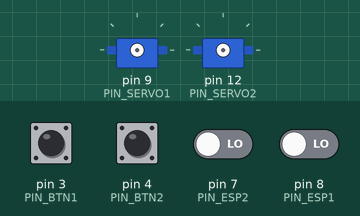
Recording of a sketch running on a simulated Arduino Uno, built with avr-gcc and run on an emulated ATmega328P. Shown: 2 × servo. The test bench sets the inputs (shaded band); at power-on: pin 3 (PIN_BTN1), pin 4 (PIN_BTN2), pin 7 (PIN_ESP2), pin 8 (PIN_ESP1) LOW.

Above: at 1.2 s.
1.3 s: pin 3 (PIN_BTN1) pulled HIGH for 1 s
At 3.0 s:
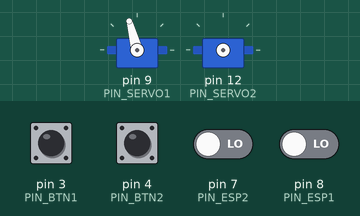
3.8 s: pin 4 (PIN_BTN2) pulled HIGH for 0.15 s
At 5.5 s:
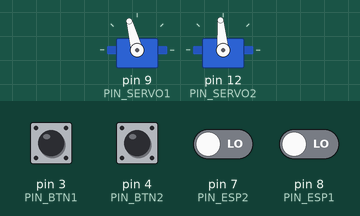
5.8 s: pin 8 (PIN_ESP1) driven HIGH
At 7.4 s:
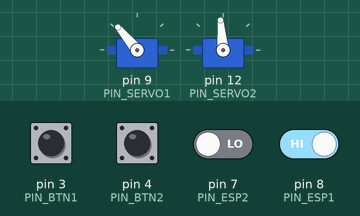
7.8 s: pin 7 (PIN_ESP2) driven HIGH
At 8.2 s:
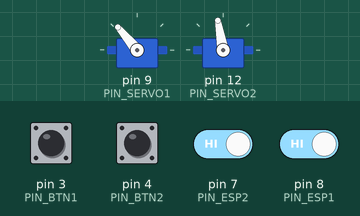
9.8 s: pin 3 (PIN_BTN1) pulled HIGH for 0.15 s
At 11.2 s:
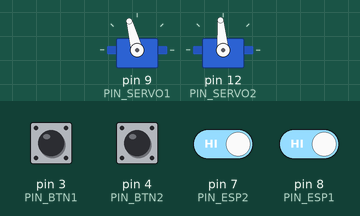
11.8 s: pin 4 (PIN_BTN2) pulled HIGH for 1 s
At 12.2 s:
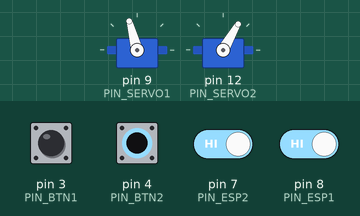
Timing chart, 0 to 14.8 s (numbered marks = the images above; inputs shaded):
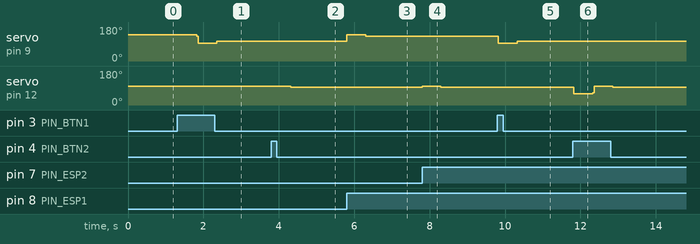

The sketch:

main.ino
```cpp
#include <Servo.h>
#define DEG1_ON_PRESS 140
#define DEG1_ON_REAST 130
#define DEG1_OFF_PRESS 95
#define DEG1_OFF_REAST 105
#define DEG2_ON_PRESS 100
#define DEG2_ON_REAST 95
#define DEG2_OFF_PRESS 60
#define DEG2_OFF_REAST 65
#define PIN_SERVO1 9
#define PIN_SERVO2 12
#define PIN_ESP1 8
#define PIN_ESP2 7
#define PIN_BTN1 3
#define PIN_BTN2 4

Servo servo1, servo2;

bool last_esp1_status = false;
bool last_esp2_status = false;
bool last_btn1_status = false;
bool last_btn2_status = false;
bool servo1_status = false;
bool servo2_status = false;

void sevrvo1_on() {
  servo1.attach(PIN_SERVO1);
  servo1.write(DEG1_ON_PRESS);
  delay(500);
  servo1.write(DEG1_ON_REAST);
  servo1.detach();
}

void sevrvo1_off() {
  servo1.attach(PIN_SERVO1);
  servo1.write(DEG1_OFF_PRESS);
  delay(500);
  servo1.write(DEG1_OFF_REAST);
  servo1.detach();
}

void sevrvo2_on() {
  servo2.attach(PIN_SERVO2);
  servo2.write(DEG2_ON_PRESS);
  delay(500);
  servo2.write(DEG2_ON_REAST);
  servo2.detach();
}

void sevrvo2_off() {
  servo2.attach(PIN_SERVO2);
  servo2.write(DEG2_OFF_PRESS);
  delay(500);
  servo2.write(DEG2_OFF_REAST);
  servo2.detach();
}

int is_btn_pressed() {
  bool val1 = digitalRead(PIN_BTN1);
  bool val2 = digitalRead(PIN_BTN2);
  bool r1, r2;
  if (val1 || val2) {
    delay(20);
    val1 = digitalRead(PIN_BTN1);
    val2 = digitalRead(PIN_BTN2);
    if (val1 && last_btn1_status == false) {
      last_btn1_status = true;
      r1 = true;
    } else {
      last_btn1_status = false;
      r1 = false;
    }
    if (val2 && last_btn2_status == false) {
      last_btn2_status = true;
      r2 = true;
    } else {
      last_btn2_status = false;
      r2 = false;
    }
  } else {
    last_btn1_status = false;
    last_btn2_status = false;
    r1 = false;
    r2 = false;
  }

  if (!r1 && !r2) {
    return 0;
  } else if (r1 && !r2) {
    return 1;
  } else if (!r1 && r2) {
    return 2;
  } else {
    return 3;
  }
}

bool is_btn1_pressed() {
  bool val = digitalRead(PIN_BTN1);
  if (val) {
    delay(20);
    val = digitalRead(PIN_BTN1);
    if (val && last_btn1_status == false) {
      last_btn1_status = true;
      return true;
    }
    last_btn1_status = false;
  } else {
    last_btn1_status = false;
  }
  return false;
}

bool is_btn2_pressed() {
  bool val = digitalRead(PIN_BTN2);
  if (val) {
    delay(20);
    val = digitalRead(PIN_BTN2);
    if (val && last_btn2_status == false) {
      last_btn2_status = true;
      return true;
    }
    last_btn2_status = false;
  } else {
    last_btn2_status = false;
  }
  return false;
}


void setup() {
  // put your setup code here, to run once:
  pinMode(PIN_ESP1, INPUT);
  pinMode(PIN_ESP2, INPUT);
  pinMode(PIN_BTN1, INPUT);
  pinMode(PIN_BTN2, INPUT);
}

void loop() {
  bool esp1_status = digitalRead(PIN_ESP1);
  bool esp2_status = digitalRead(PIN_ESP2);
//  bool btn1_pressed = is_btn1_pressed();
//  bool btn2_pressed = is_btn2_pressed();
  int btn_pressed = is_btn_pressed();
  // check weather to change the servo status because the button is pressed.
  if (btn_pressed == 1) {
    if (servo1_status) {
      sevrvo1_off();
      servo1_status = false;
    } else {
      sevrvo1_on();
      servo1_status = true;
    }
  } else if (btn_pressed == 2) {
    if (servo2_status) {
      sevrvo2_off();
      servo2_status = false;
    } else {
      sevrvo2_on();
      servo2_status = true;
    }
  } else if (btn_pressed == 3) {
    if (servo1_status) {
      sevrvo1_off();
      servo1_status = false;
    } else {
      sevrvo1_on();
      servo1_status = true;
    }
    if (servo2_status) {
      sevrvo2_off();
      servo2_status = false;
    } else {
      sevrvo2_on();
      servo2_status = true;
    }
  }

  // check weather to change the servo status because the ESP signal is change.
  if (esp1_status != last_esp1_status) {
    if (esp1_status == true) {
      sevrvo1_on();
      last_esp1_status = true;
      servo1_status = true;
    } else {
      sevrvo1_off();
      last_esp1_status = false;
      servo1_status = false;
    }
  }
  if (esp2_status != last_esp2_status) {
    if (esp2_status == true) {
      sevrvo2_on();
      last_esp2_status = true;
      servo2_status = true;
    } else {
      sevrvo2_off();
      last_esp2_status = false;
      servo2_status = false;
    }
  }
}
```

Measured:
- after the input at 1.3 s, servo on pin 9 (PIN_SERVO1): 140° → 95° after 0.52 s, → 105° 0.54 s later
- after the input at 3.8 s, servo on pin 12 (PIN_SERVO2): 100° → 95° after 0.52 s
- after the input at 5.8 s, servo on pin 9 (PIN_SERVO1): 105° → 140° at once, → 130° 0.50 s later
- after the input at 7.8 s, servo on pin 12 (PIN_SERVO2): 95° → 100° at once, → 95° 0.50 s later
- after the input at 9.8 s, servo on pin 9 (PIN_SERVO1): 130° → 95° at once, → 105° 0.50 s later
- after the input at 11.8 s, servo on pin 12 (PIN_SERVO2): 95° → 60° at once, → 100° 0.50 s later, → 95° 0.54 s later
